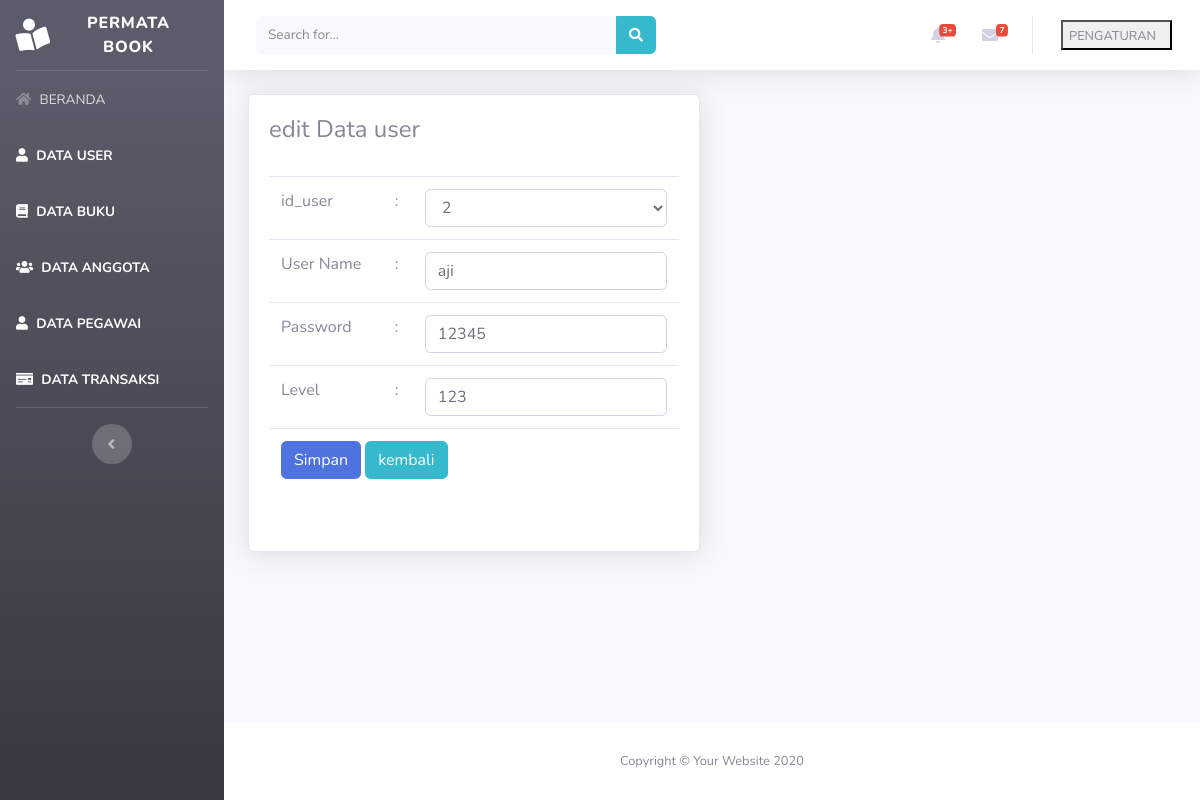
The page /beranda.php?page=user&aksi=edit&id=2 on the database its author committed.
### tables this page shows
CREATE TABLE `tabel_user` (
  `id_user` int(5) NOT NULL,
  `id_pegawai` int(5) NOT NULL,
  `username` varchar(50) NOT NULL,
  `password` varchar(50) NOT NULL,
  `level` int(1) NOT NULL,
  `dibuatpada` datetime NOT NULL
);

### views/user/edituser.php (the view, shortened to what this page needs)
<?php
    @$id_user = $_GET['id'];
    $sql    = "select * from tabel_user where id_user=$id_user";
    $show   = $database->query($sql);
    $hasil  = mysqli_fetch_assoc($show);
?>
<div class="container-fluid">
    <div class="row">
        <div class="col-lg-6">
            <div class="card shadow mb-4">
                <div class="card-body">
                    <div class="table-responsive">
                        <h4>edit Data user</h4>
                        <br>
                        <form action="model/user/edituser.php" method="POST">
                            <table class="table">
                                <tr>
                                    <td>id_user</td>
                                    <td>:</td>
                                    <td>
                                    <?php
                                            $sql ="select * from tabel_user";
                                            $show =$database->query($sql);
                                        ?>
                                        <select class="form-control" name="id_pegawai" id="id_pegawai">
                                            <?php
                                            foreach ($show as $user):
                                            ?>
                                            <option value='<?php echo $user['id_pegawai'] ?>'><?php echo $user['id_pegawai'] ?></option>
                                            <?php
                                            endforeach
                                            ?>
                                        </select>
                                    </td>
                                </tr>
                                <tr>
                                    <td>User Name</td>
                                    <td>:</td>
                                    <td><input type="text"  class="form-control" name="username" id="username" value="<?php echo $hasil['username']?>"></input></td>
                                </tr>
                                <tr>
                                    <td>Password</td>
                                    <td>:</td>
                                    <td><input type="text"  class="form-control" name="password" id="password" value="<?php echo $hasil['password']?>"></input></td>
                                </tr>
                                <tr>
                                    <td>Level</td>
                                    <td>:</td>
                                    <td><input type="text"  class="form-control" name="level" id="level" value="<?php echo $hasil['level']?>"></input></td>
                                </tr>
                                <tr>
                                    <td colspan="3">
                                        <input type="submit" class="btn btn-primary" value="Simpan">
                                        <button type="submit" class="btn btn-info">kembali</button>
                                    </td>
                                </tr>
                            </table>
                        </form>
                    </div>
                </div>
            </div>
        </div>
    </div>
</div>

### rows shown on the page
tabel_user: username "aji", password "12345", level "123"

### other values the page prints
form field id_pegawai "2"
